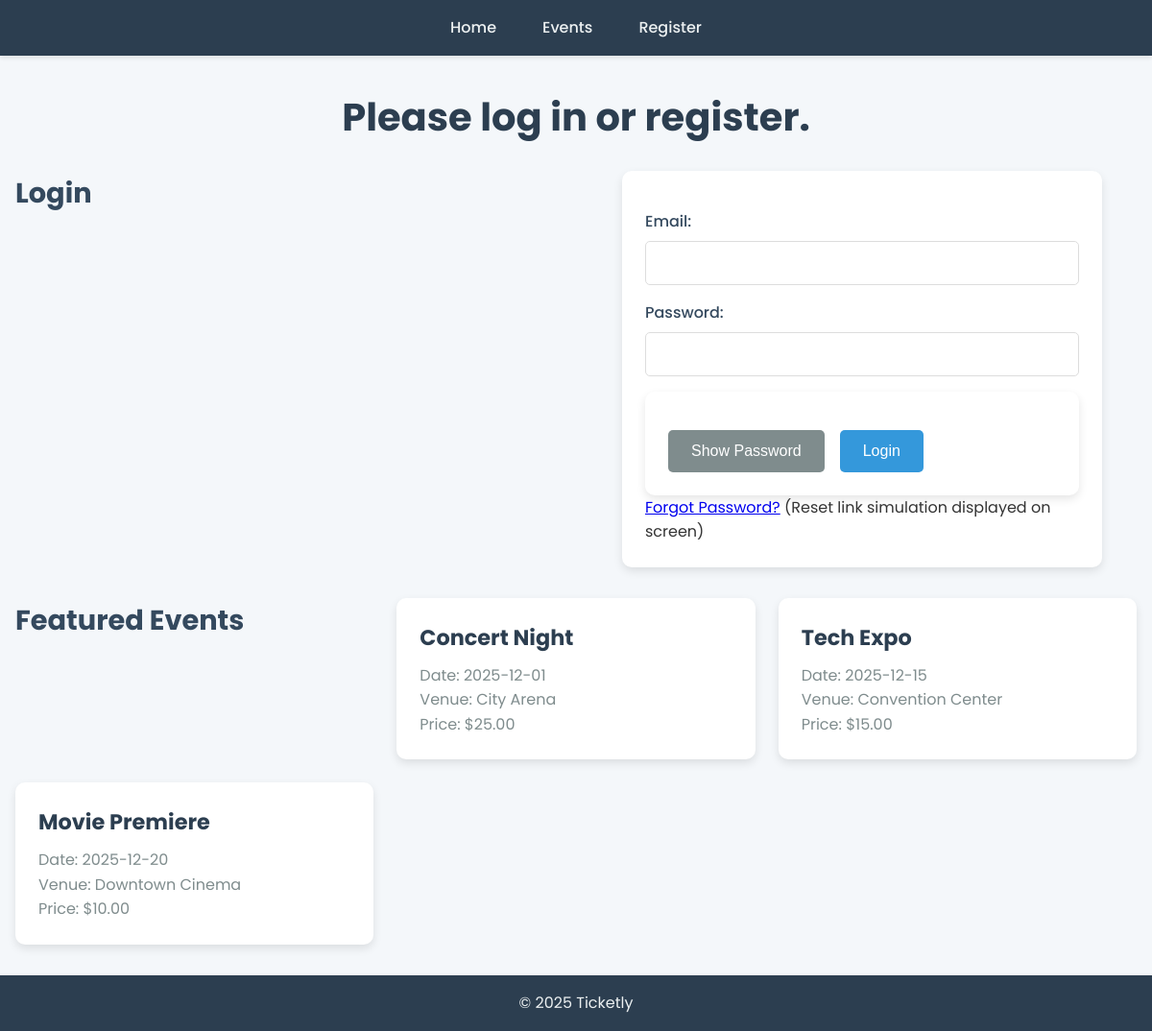
The page / on the database its author committed.
### tables this page shows
CREATE TABLE `events` (
  `event_id` int(11) NOT NULL,
  `event_name` varchar(100) NOT NULL,
  `event_date` date NOT NULL,
  `event_venue` varchar(100) NOT NULL,
  `ticket_price` decimal(10,2) NOT NULL
);

### index.php (the view, shortened to what this page needs)
<?php
include 'includes/db_connect.php';
if (isset($_SESSION['user_id'])) {
    $user_id = $_SESSION['user_id'];
    $query = "SELECT first_name, last_name FROM users WHERE user_id = ?";
    $stmt = $conn->prepare($query);
    $stmt->bind_param("i", $user_id);
    $stmt->execute();
    $result = $stmt->get_result();
    $user = $result->fetch_assoc();
    $welcome_message = "Welcome, " . htmlspecialchars($user['first_name'] . " " . $user['last_name']);
} else {
    $welcome_message = "Please log in or register.";
}
$query = "SELECT * FROM events LIMIT 3";
$events_result = $conn->query($query);
?>
<!DOCTYPE html>
<html lang="en">
<head>
    <link rel="stylesheet" href="css/style.css">
    <link rel="stylesheet" href="https://cdnjs.cloudflare.com/ajax/libs/font-awesome/6.0.0-beta3/css/all.min.css">
    <link rel="stylesheet" href="https://cdnjs.cloudflare.com/ajax/libs/font-awesome/6.0.0-beta3/css/all.min.css">
</head>
<body>
<header>
    <nav>
        <ul>
            <li><a href="index.php">Home</a></li>
            <li><a href="events.php">Events</a></li>
            <?php if (isset($_SESSION['user_id'])): ?>
                <li><a href="profile.php">Profile</a></li>
                <li><a href="logout.php">Logout</a></li>
            <?php else: ?>
                <li><a href="register.php">Register</a></li>
            <?php endif; ?>
        </ul>
    </nav>
</header>
    <main>
    <h1><?php echo $welcome_message; ?></h1>
    <?php if (!isset($_SESSION['user_id'])): ?>
        <section>
            <h2>Login</h2>
            <form action="login.php" method="post">
                <label for="email">Email:</label>
                <input type="email" id="email" name="email" required>
                <label for="password">Password:</label>
                <input type="password" id="password" name="password" required>
                <div>
                    <button type="button" onclick="togglePassword()">Show Password</button>
                    <button type="submit">Login</button>
                </div>
                <p><a href="#">Forgot Password?</a> (Reset link simulation displayed on screen)</p>
            </form>
        </section>
    <?php endif; ?>
    <section>
        <h2>Featured Events</h2>
        <?php while ($event = $events_result->fetch_assoc()): ?>
            <div class="event-card">
                <h3><?php echo htmlspecialchars($event['event_name']); ?></h3>
                <p>Date: <?php echo htmlspecialchars($event['event_date']); ?></p>
                <p>Venue: <?php echo htmlspecialchars($event['event_venue']); ?></p>
                <p>Price: $<?php echo number_format($event['ticket_price'], 2); ?></p>
            </div>
        <?php endwhile; ?>
    </section>
</main>
    <footer>
        <p>&copy; 2025 Ticketly</p>
    </footer>
</body>
</html>

### css/style.css (style rules this page uses)
* { margin: 0; padding: 0; box-sizing: border-box; }
body { font-family: 'Poppins', sans-serif; background-color: #f4f7fa; color: #333; line-height: 1.6; }
header { background-color: #2c3e50; padding: 1rem 0; box-shadow: 0 2px 5px rgba(0, 0, 0, 0.1); position: sticky; top: 0; z-index: 1000; }
nav { max-width: 1200px; margin: 0 auto; padding: 0 1rem; }
nav ul { list-style: none; display: flex; justify-content: center; align-items: center; }
nav ul li { margin: 0 1.5rem; }
nav ul li a { color: #ecf0f1; text-decoration: none; font-weight: 500; transition: color 0.3s ease; }
main { max-width: 1200px; margin: 2rem auto; padding: 0 1rem; }
h1 { font-size: clamp(1.8rem, 5vw, 2.5rem); color: #2c3e50; margin-bottom: 1.5rem; text-align: center; }
h2 { font-size: clamp(1.4rem, 4vw, 1.8rem); color: #34495e; margin-bottom: 1rem; }
section { display: grid; grid-template-columns: repeat(auto-fit, minmax(280px, 1fr)); gap: 1.5rem; margin-bottom: 2rem; }
section div { background-color: #fff; border-radius: 10px; padding: 1.5rem; box-shadow: 0 4px 10px rgba(0, 0, 0, 0.1); transition: transform 0.3s ease, box-shadow 0.3s ease; }
section div h3 { font-size: 1.4rem; color: #2c3e50; margin-bottom: 0.5rem; }
section div p { font-size: 1rem; color: #7f8c8d; }
form { background-color: #fff; padding: 1.5rem; border-radius: 10px; box-shadow: 0 4px 10px rgba(0, 0, 0, 0.1); width: 100%; max-width: 500px; margin: 0 auto; }
form label { font-weight: 500; color: #34495e; margin-top: 1rem; display: block; }
form input, form select, form textarea { width: 100%; padding: 0.8rem; margin-top: 0.5rem; border: 1px solid #ddd; border-radius: 5px; font-size: 1rem; transition: border-color 0.3s ease; }
form button { background-color: #3498db; color: #fff; padding: 0.8rem 1.5rem; border: none; border-radius: 5px; font-size: 1rem; cursor: pointer; margin-top: 1rem; transition: background-color 0.3s ease; width: 100%; }
form div { display: flex; gap: 1rem; margin-top: 1rem; }
form div button { width: auto; }
button[type="button"] { background-color: #7f8c8d; }
footer { background-color: #2c3e50; color: #ecf0f1; text-align: center; padding: 1rem; margin-top: 2rem; }

### rows shown on the page
events: event_name "Concert Night", event_date "2025-12-01", event_venue "City Arena", ticket_price "25.00"
events: event_name "Tech Expo", event_date "2025-12-15", event_venue "Convention Center", ticket_price "15.00"
events: event_name "Movie Premiere", event_date "2025-12-20", event_venue "Downtown Cinema", ticket_price "10.00"

### other values the page prints
$welcome_message "Please log in or register."
